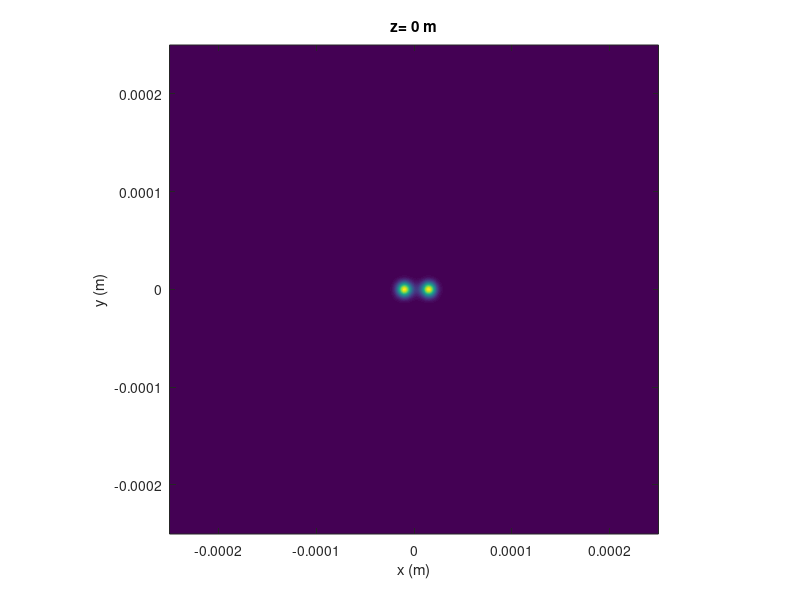

The MATLAB source for this figure:
L1=0.0005; %side length
M=2000; %number of samples
dx1=L1/M; %src sample interval
x1=-L1/2:dx1:L1/2-dx1; %src coords
y1=x1;
lambda=0.5*10^-6; %wavelength

z=1; %propagation dist (m)

%parameters for HG00 input signals
w_in = 1e-5;        %width of HG00 signal
x1c = 1.5e-5;         %x-axis position of center of first HG00 signal
y1c = 0;            %y-axis position of center of first HG00 signal
x2c = -1e-5;        %x-axis position of center of second HG00 signal
y2c = 0;            %y-axis position of center of second HG00 signal

%% 
% %generate two HG00 input signals

[X1,Y1]=meshgrid(x1,y1);
u1 =  exp(-((X1-x1c).^2 + (Y1-y1c).^2)/(w_in^2)); %first HG00 signal
u2 =  exp(-((X1-x2c).^2 + (Y1-y2c).^2)/(w_in^2)); %second HG00 signal

uin = u1 + u2;
I1=abs(uin.^2); %src irradiance

%% 
% %Plot input signal 

figure(1)
imagesc(x1,y1,I1);
axis square; axis xy;
xlabel('x (m)'); ylabel('y (m)');
title('z= 0 m')